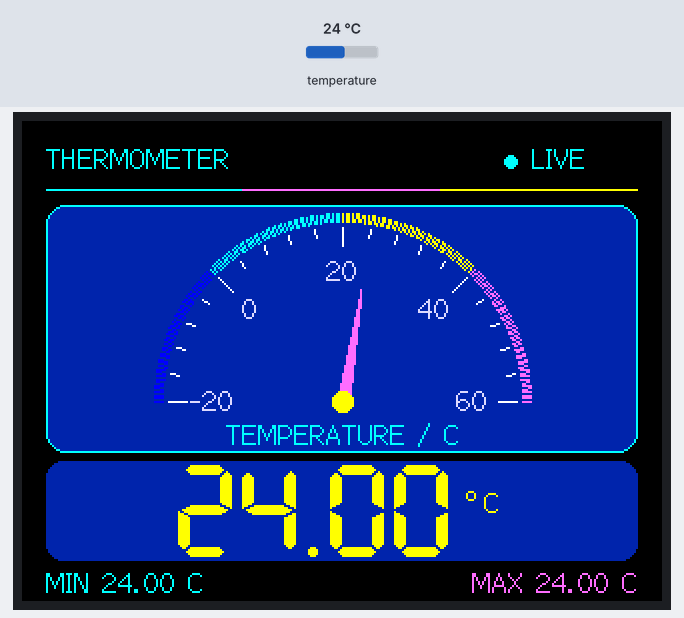
Simulated run of this program. Board: ESP32. Parts: 320×240 colour display. The inputs (shaded band) are chosen by the test bench; at power-on: temperature 24 °C. What the program prints to the serial monitor is not drawn.

Above: at 1.6 s.
1.7 s: temperature set to 12 °C
At 3.8 s:
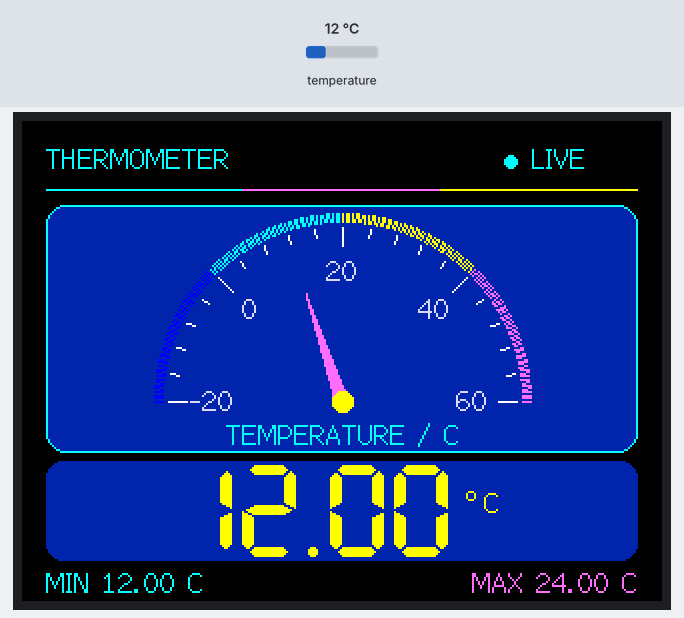
4.1 s: temperature set to 19 °C
At 6.3 s:
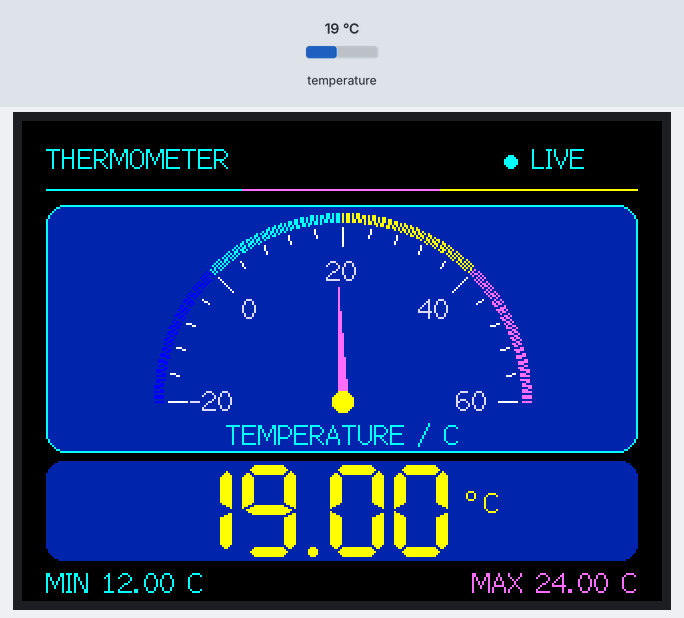
6.6 s: temperature set to 28 °C
At 8.1 s:
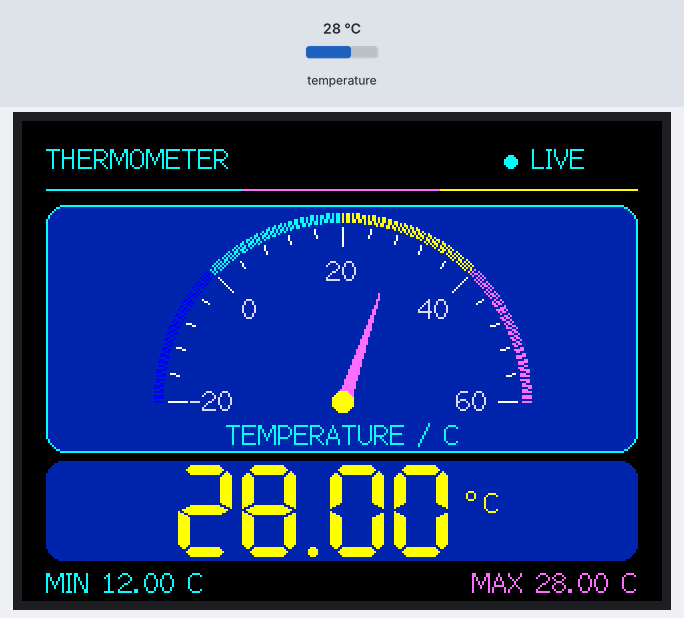
Timing chart, 0 to 9.6 s (numbered marks = the images above; inputs shaded):
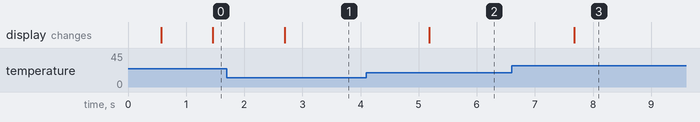

Measured:
- after the input at 1.7 s, the display: changes after 1.0 s (image 1)
- after the input at 4.1 s, the display: changes after 1.1 s (image 2)
- after the input at 6.6 s, the display: changes after 1.1 s (image 3)

The program:

main.cpp
```cpp
#include "FirmwareVersion.h"
#include "DisplayProfile.h"
#include <Arduino.h>
#include <TFT_eSPI.h>
#include <OneWire.h>
#include <DallasTemperature.h>
#include <math.h>
#include <string.h>

#ifndef THERMOMETER_DEMO
#define THERMOMETER_DEMO 0
#endif
#ifndef ONE_WIRE_PIN
#define ONE_WIRE_PIN 27
#endif

namespace {
constexpr uint16_t BACKGROUND = 0x0866;
constexpr uint16_t CARD = 0x1194;
constexpr uint16_t MUTED = 0xC6DF;
constexpr uint16_t ACCENT = 0x07FF;
constexpr uint16_t AMBER = 0xFE48;
constexpr uint16_t DIGITS = 0xFFE0;
constexpr uint16_t PINK = 0xFB5F;
constexpr uint32_t CONVERSION_MS = 800; // DS18B20 12-bit conversion: up to 750 ms.
constexpr uint32_t SAMPLE_MS = 1000;
constexpr uint32_t RETRY_MS = 3000;

TFT_eSPI display;
TFT_eSprite frame(&display);
bool buffered = false;
OneWire wire(ONE_WIRE_PIN);
DallasTemperature sensor(&wire);
DeviceAddress address = {};
DeviceAddress previousAddress = {};
bool havePreviousAddress = false;

enum class Status { Missing, Starting, Live, Error, Power, Demo };
Status status = Status::Missing;
bool connected = false;
bool converting = false;
bool haveReading = false;
bool haveHistory = false;
float temperature = 0;
float minimum = 0;
float maximum = 0;
uint32_t conversionStarted = 0;
uint32_t lastScan = 0;
uint32_t lastGoodReading = 0;
uint32_t lastPaint = 0;
bool dirty = true;
bool wideScale = false;

template <typename Surface>
void label(Surface &screen, const char *text, int x, int y, uint16_t colour, uint16_t background = CARD) {
    screen.setTextDatum(TL_DATUM);
    screen.setTextColor(colour, background);
    screen.drawString(text, x, y, 2);
}

template <typename Surface>
void drawScreen(Surface &screen) {
    screen.fillScreen(BACKGROUND);
    screen.setTextSize(1);
    screen.setTextDatum(TL_DATUM);
    screen.setTextColor(ACCENT, BACKGROUND);
    screen.drawString("THERMOMETER", 12, 11, 2);

    const bool live = status == Status::Live || status == Status::Demo;
    const uint16_t statusColour = live ? ACCENT : AMBER;
    const char *badge = status == Status::Demo ? "DEMO" : live ? "LIVE" : "WAIT";
    screen.fillCircle(244, 20, 3, statusColour);
    screen.setTextColor(statusColour, BACKGROUND);
    screen.drawString(badge, 255, 11, 2);
    screen.drawFastHLine(12, 34, 98, ACCENT);
    screen.drawFastHLine(110, 34, 99, PINK);
    screen.drawFastHLine(209, 34, 99, DIGITS);

    screen.fillRoundRect(12, 42, 296, 124, 10, CARD);
    screen.drawRoundRect(12, 42, 296, 124, 10, ACCENT);

    // Normal scale suits everyday temperatures. Once exceeded, the wider
    // scale stays selected until restart so the dial cannot jump back and forth.
    const float low = wideScale ? -60.0f : -20.0f;
    const float high = wideScale ? 140.0f : 60.0f;
    constexpr int cx = 160, cy = 140;
    constexpr float pi = 3.14159265f;
    auto xAt = [&](float fraction, int radius) {
        return cx + static_cast<int>(lroundf(cosf(pi * (1.0f - fraction)) * radius));
    };
    auto yAt = [&](float fraction, int radius) {
        return cy - static_cast<int>(lroundf(sinf(pi * (1.0f - fraction)) * radius));
    };
    // Colour bands are visual decoration, not warning thresholds.
    for (int i = 0; i <= 180; ++i) {
        const float fraction = i / 180.0f;
        const uint16_t band = i < 45 ? TFT_BLUE : i < 90 ? ACCENT : i < 135 ? DIGITS : PINK;
        screen.drawLine(xAt(fraction, 90), yAt(fraction, 90), xAt(fraction, 94), yAt(fraction, 94), band);
    }
    char text[32];
    for (int i = 0; i <= 20; ++i) {
        const float fraction = i / 20.0f;
        const bool major = i % 5 == 0;
        screen.drawLine(xAt(fraction, 87), yAt(fraction, 87), xAt(fraction, major ? 78 : 83), yAt(fraction, major ? 78 : 83), TFT_WHITE);
        if (major) {
            snprintf(text, sizeof(text), "%.0f", low + fraction * (high - low));
            screen.setTextDatum(MC_DATUM);
            screen.setTextColor(MUTED, CARD);
            screen.drawString(text, xAt(fraction, 65), yAt(fraction, 65), 2);
        }
    }
    if (haveReading) {
        const float fraction = constrain((temperature - low) / (high - low), 0.0f, 1.0f);
        const float angle = pi * (1.0f - fraction);
        const int tipX = xAt(fraction, 57), tipY = yAt(fraction, 57);
        const int dx = static_cast<int>(lroundf(sinf(angle) * 3));
        const int dy = static_cast<int>(lroundf(cosf(angle) * 3));
        screen.fillTriangle(tipX, tipY, cx - dx, cy - dy, cx + dx, cy + dy, PINK);
    }
    screen.fillCircle(cx, cy, 5, haveReading ? DIGITS : MUTED);

    const char *message = "Sensor not connected";
    if (status == Status::Starting) message = "Taking first reading...";
    else if (status == Status::Live) message = "TEMPERATURE / C";
    else if (status == Status::Error) message = "Sensor read failed";
    else if (status == Status::Power) message = "Use 3-wire sensor power";
    else if (status == Status::Demo) message = "SIMULATED / C";
    screen.setTextDatum(TC_DATUM);
    screen.setTextColor(live ? ACCENT : AMBER, CARD);
    screen.drawString(message, 160, 149, 2);

    screen.fillRoundRect(12, 170, 296, 50, 8, CARD);
    if (haveReading) snprintf(text, sizeof(text), "%.2f", temperature);
    else snprintf(text, sizeof(text), "--.--");
    screen.setTextColor(haveReading ? DIGITS : MUTED, CARD);
    const int readingWidth = screen.textWidth(text, 7);
    const int left = (320 - readingWidth - 28) / 2;
    screen.setTextDatum(TL_DATUM);
    screen.drawString(text, left, 171, 7);
    screen.drawCircle(left + readingWidth + 8, 187, 2, DIGITS);
    label(screen, "C", left + readingWidth + 15, 183, DIGITS);

    if (haveHistory) snprintf(text, sizeof(text), "MIN %.2f C", minimum);
    else snprintf(text, sizeof(text), "MIN --.-- C");
    label(screen, text, 12, 223, ACCENT, BACKGROUND);
    if (haveHistory) snprintf(text, sizeof(text), "MAX %.2f C", maximum);
    else snprintf(text, sizeof(text), "MAX --.-- C");
    screen.setTextDatum(TR_DATUM);
    screen.setTextColor(PINK, BACKGROUND);
    screen.drawString(text, 308, 223, 2);
}

void paint(uint32_t now) {
    if (buffered) {
        drawScreen(frame);
        frame.pushSprite(0, 0);
    } else {
        drawScreen(display); // Graceful fallback if a frame buffer is unavailable.
    }
    dirty = false;
    lastPaint = now;
}

void acceptReading(float value) {
    temperature = value;
    if (value < -20.0f || value > 60.0f) wideScale = true;
    haveReading = true;
    if (!haveHistory) {
        minimum = maximum = value;
        haveHistory = true;
    } else {
        minimum = fminf(minimum, value);
        maximum = fmaxf(maximum, value);
    }
    lastGoodReading = millis();
    status = THERMOMETER_DEMO ? Status::Demo : Status::Live;
    dirty = true;
    Serial.printf("Temperature: %.2f C | min %.2f | max %.2f\n", value, minimum, maximum);
}

void beginConversion() {
    const auto request = sensor.requestTemperaturesByAddress(address);
    if (!request.result) {
        connected = false;
        haveReading = false;
        status = Status::Error;
        lastScan = millis();
        dirty = true;
        return;
    }
    conversionStarted = millis();
    converting = true;
}

void scanSensor() {
    lastScan = millis();
    sensor.begin();
    sensor.setWaitForConversion(false);
    DeviceAddress found;
    for (uint8_t i = 0; i < sensor.getDeviceCount(); ++i) {
        if (!sensor.getAddress(found, i) || found[0] != 0x28) continue;
        if (!sensor.isConnected(found)) continue;
        // This project is for the externally powered 3-wire wiring discussed.
        if (sensor.readPowerSupply(found)) {
            status = Status::Power;
            dirty = true;
            return;
        }
        if (!sensor.setResolution(found, 12)) continue;
        if (!havePreviousAddress || memcmp(found, previousAddress, sizeof(DeviceAddress)) != 0) {
            haveHistory = false; // Never combine extrema from two different sensors.
            memcpy(previousAddress, found, sizeof(DeviceAddress));
            havePreviousAddress = true;
        }
        memcpy(address, found, sizeof(DeviceAddress));
        connected = true;
        haveReading = false;
        status = Status::Starting;
        dirty = true;
        Serial.printf("DS18B20 found on GPIO%d; starting conversion.\n", ONE_WIRE_PIN);
        beginConversion();
        return;
    }
    // Retain an error indication until a successful reconnection.
    if (status != Status::Error) status = Status::Missing;
    dirty = true;
}
} // namespace

void setup() {
    Serial.begin(115200);
    Serial.printf("G1ROK CYD Thermometer v%s | %s%s\n", THERMOMETER_VERSION, THERMOMETER_DISPLAY_NAME, THERMOMETER_DEMO ? " DEMO" : "");
    display.init();
    display.setRotation(1);
    display.invertDisplay(DISPLAY_INVERT != 0);
    pinMode(TFT_BL, OUTPUT);
    digitalWrite(TFT_BL, TFT_BACKLIGHT_ON);
    frame.setColorDepth(8); // 76.8 KB full-screen buffer; avoids visible redraw flicker.
    buffered = frame.createSprite(320, 240) != nullptr;
    if (THERMOMETER_DEMO) {
        status = Status::Demo;
        acceptReading(23.4f);
    }
    paint(millis());
    if (!THERMOMETER_DEMO) scanSensor();
}

void loop() {
    const uint32_t now = millis();
    if (THERMOMETER_DEMO) {
        if (now - lastGoodReading >= SAMPLE_MS) acceptReading(23.4f + 1.2f * sinf(now / 15000.0f));
    } else if (!connected) {
        if (now - lastScan >= RETRY_MS) scanSensor();
    } else if (converting && now - conversionStarted >= CONVERSION_MS) {
        converting = false;
        const float value = sensor.getTempC(address); // Includes scratchpad CRC validation.
        if (value == DEVICE_DISCONNECTED_C || !isfinite(value) || value < -55 || value > 125) {
            connected = false;
            haveReading = false; // Do not present a stale value as a live temperature.
            status = Status::Error;
            lastScan = millis();
            dirty = true;
            Serial.println("Sensor read failed; retrying connection.");
        } else acceptReading(value);
    } else if (!converting && now - conversionStarted >= SAMPLE_MS) {
        beginConversion();
    }
    if (dirty || millis() - lastPaint >= SAMPLE_MS) paint(millis());
    delay(1);
}
```

DisplayProfile.h
```cpp
#pragma once
#if defined(ST7789_DRIVER) && (defined(ILI9341_DRIVER) || defined(ILI9341_2_DRIVER))
#error "Choose one display driver: ILI9341 or ST7789."
#endif
#if defined(ST7789_DRIVER)
#define THERMOMETER_DISPLAY_NAME "ST7789 CYD2USB"
#ifndef DISPLAY_INVERT
#define DISPLAY_INVERT 0
#endif
#else
#define THERMOMETER_DISPLAY_NAME "ILI9341 CYD"
#ifndef DISPLAY_INVERT
#define DISPLAY_INVERT 1
#endif
#endif
```

FirmwareVersion.h
```cpp
#pragma once
#define THERMOMETER_VERSION "1.1.0"
```
